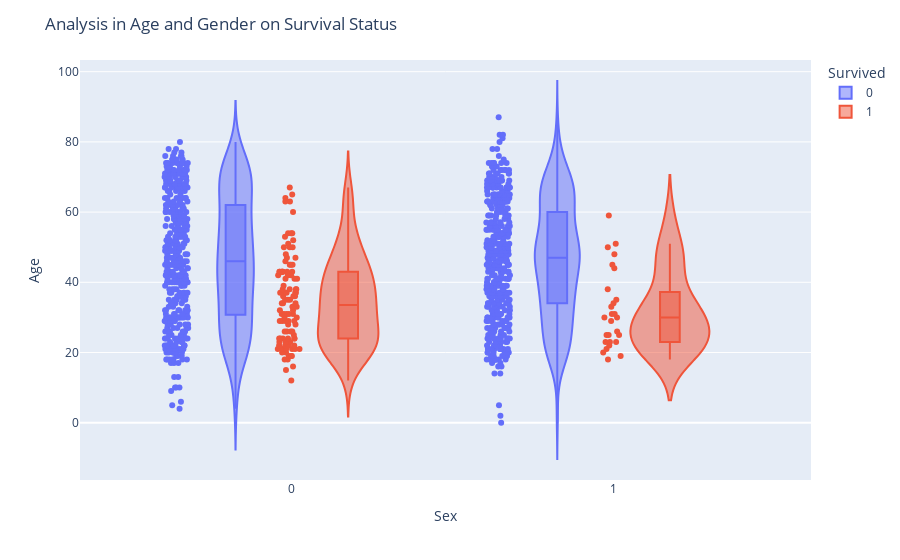

Notebook code cell kept with this figure:
### Markdown cell above
* Survival is high on 20 to 40
* The spread of Not survival is going through all ages.

### Code cell
fig = px.violin(ds, y="Age", x="Sex", color="Survived", box=True, points="all",
          hover_data=ds.columns)
fig.update_layout(
    title_text="Analysis in Age and Gender on Survival Status")
fig.show()

### Figure 1 — Plotly figure (JSON) as saved in the notebook; plotly's stock layout.template omitted (floating-point values rounded to 4 significant figures; data arrays with more than 128 entries replaced by an {"elided": "..."} marker saying what was removed)
{"data": [{"alignmentgroup": "True", "box": {"visible": true}, "customdata": {"elided": "852x8 mixed values"}, "hovertemplate": "Survived=%{customdata[7]}<br>Sex=%{customdata[4]}<br>Age=%{customdata[5]}<br>PassengerId=%{customdata[0]}<br>Country=%{customdata[1]}<br>Firstname=%{customdata[2]}<br>Lastname=%{customdata[3]}<br>Category=%{customdata[6]}<extra></extra>", "legendgroup": "0", "marker": {"color": "#636efa"}, "name": "0", "offsetgroup": "0", "orientation": "v", "points": "all", "scalegroup": "True", "showlegend": true, "type": "violin", "x": {"elided": "852 int values"}, "x0": " ", "xaxis": "x", "y": {"elided": "852 int values"}, "y0": " ", "yaxis": "y"}, {"alignmentgroup": "True", "box": {"visible": true}, "customdata": {"elided": "137x8 mixed values"}, "hovertemplate": "Survived=%{customdata[7]}<br>Sex=%{customdata[4]}<br>Age=%{customdata[5]}<br>PassengerId=%{customdata[0]}<br>Country=%{customdata[1]}<br>Firstname=%{customdata[2]}<br>Lastname=%{customdata[3]}<br>Category=%{customdata[6]}<extra></extra>", "legendgroup": "1", "marker": {"color": "#EF553B"}, "name": "1", "offsetgroup": "1", "orientation": "v", "points": "all", "scalegroup": "True", "showlegend": true, "type": "violin", "x": {"elided": "137 int values"}, "x0": " ", "xaxis": "x", "y": {"elided": "137 int values"}, "y0": " ", "yaxis": "y"}], "layout": {"legend": {"title": {"text": "Survived"}, "tracegroupgap": 0}, "margin": {"t": 60}, "title": {"text": "Analysis in Age and Gender on Survival Status"}, "violinmode": "group", "xaxis": {"anchor": "y", "domain": [0.0, 1.0], "title": {"text": "Sex"}}, "yaxis": {"anchor": "x", "domain": [0.0, 1.0], "title": {"text": "Age"}}}}
